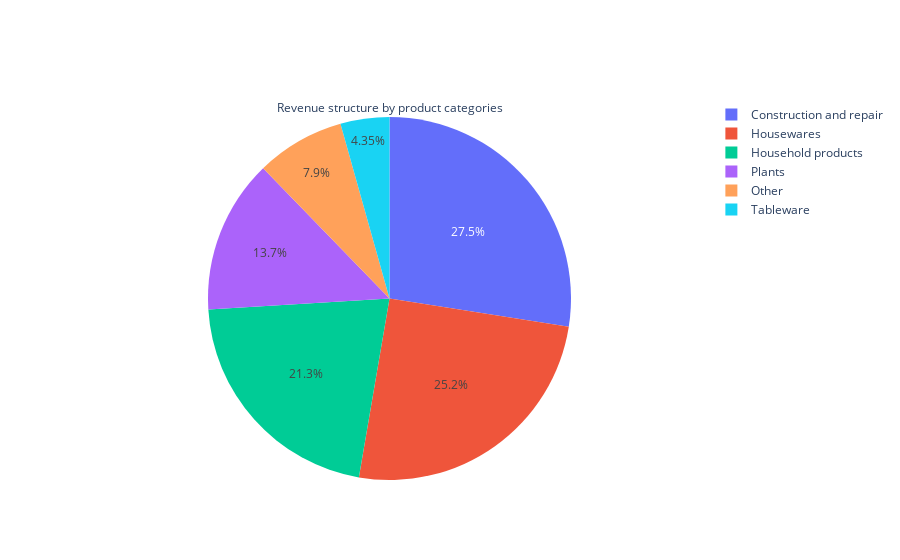

Here is the notebook cell this chart was saved with:
### Code cell
#build a graph with the structure of product categories
fig = go.Figure(data=[go.Pie(labels=categories['category'], values=categories['revenue'], direction ='clockwise', sort=True, title="Revenue structure by product categories")])
fig.show()

### Figure 1 — Plotly figure (JSON) as saved in the notebook; plotly's stock layout.template omitted (floating-point values rounded to 4 significant figures)
{"data": [{"direction": "clockwise", "labels": ["Construction and repair", "Housewares", "Household products", "Plants", "Other", "Tableware"], "sort": true, "title": {"text": "Revenue structure by product categories"}, "type": "pie", "values": [936220, 858871, 727002, 466578, 269214, 148341]}], "layout": {}}
